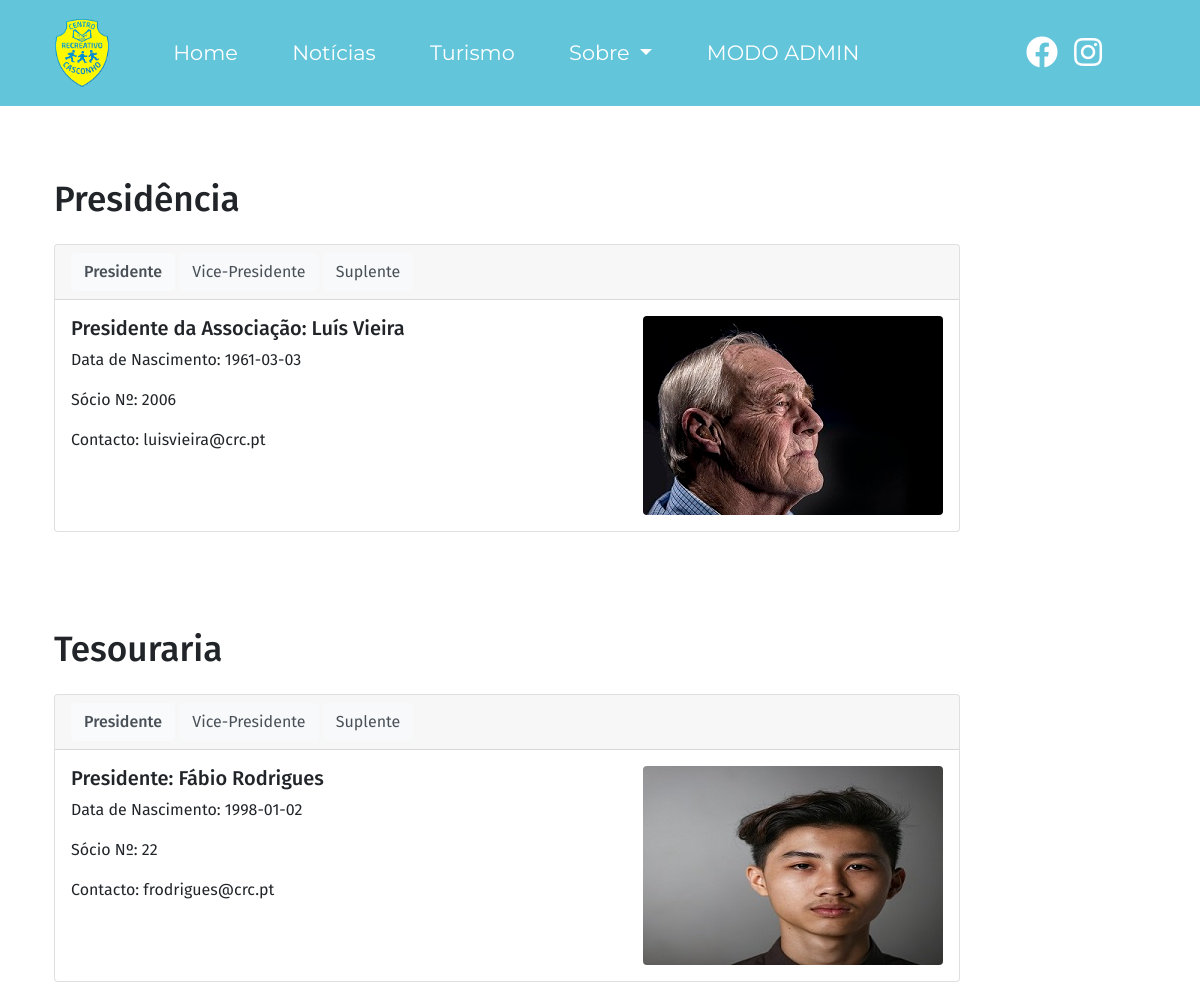
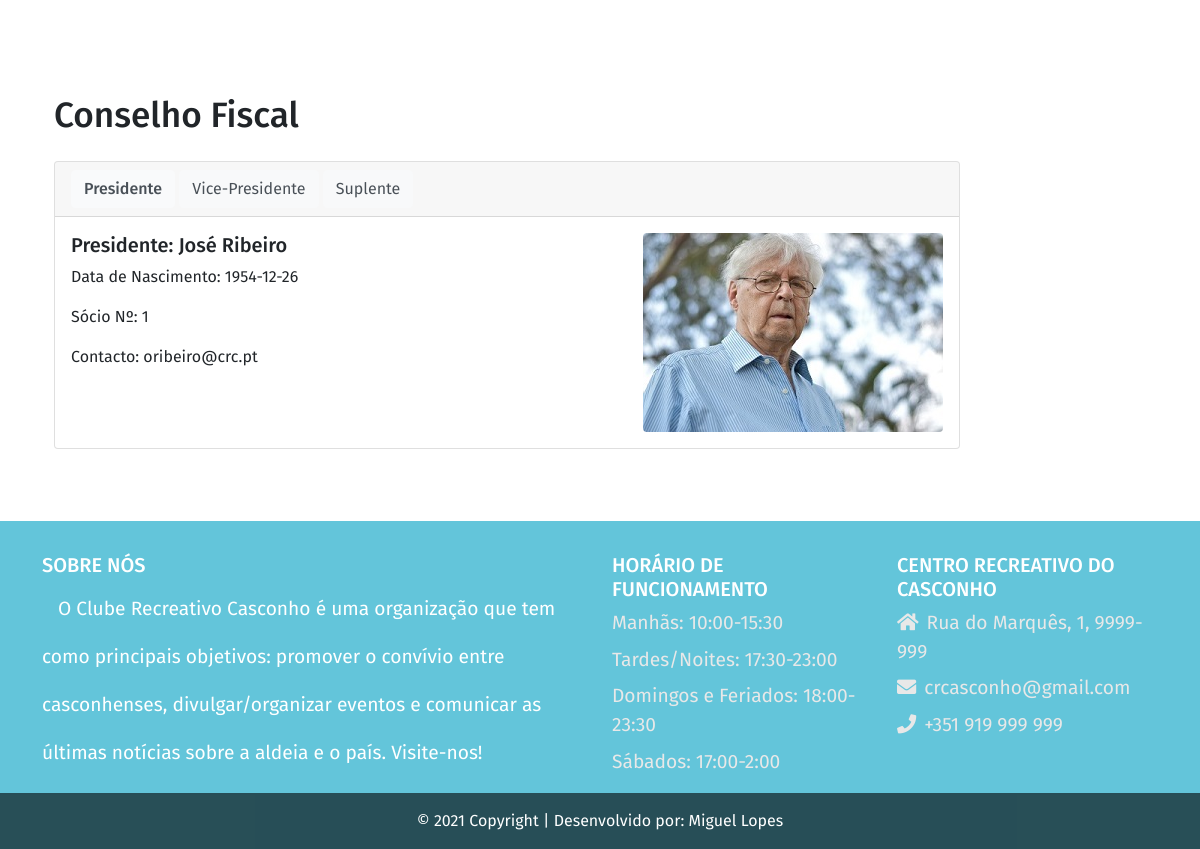
The page /membros.php on the database its author committed (2 pictures, top to bottom).
### tables this page shows
CREATE TABLE IF NOT EXISTS `funcao` (
  `id` int(11) NOT NULL AUTO_INCREMENT,
  `id_dept` int(11) NOT NULL,
  `nome_func` varchar(200) NOT NULL,
  `nome_pessoa` varchar(200) NOT NULL,
  `dataN` date NOT NULL,
  `socio` int(11) NOT NULL,
  `contact` varchar(200) NOT NULL,
  `img` varchar(100) NOT NULL,
  PRIMARY KEY (`id`)
);

### membros.php (the view, shortened to what this page needs)
<!DOCTYPE html>
<html>
<head>
  <link rel="stylesheet" href="css/bootstrap.min.css">
  <link rel="stylesheet" href="css/fontawesome.min.css">
  <link rel="stylesheet" href="css/crc.css">
</head>
<body>
<?php
require 'includes/menucrc.php';
require 'includes/connection.php';
?>
  <div class="container mt-5 p-4">
    <div class="title-cargo mb-4">
      <h2><span>Presidência</span></h2>
    </div>
    <div class="row">
      <div class="col-12 col-md-10 text-center text-md-left" id="tab-presidencia">
        <div class="card">
          <div class="card-header nav-tab">
            <button class="btn btn-light active" data-tab-target="#presidente">Presidente</button>
            <button class="btn btn-light" data-tab-target="#vice-presidente">Vice-Presidente</button>
            <button class="btn btn-light" data-tab-target="#suplentes">Suplente</button>
          </div>
          <div class="card-body">
            <div class="tab-content active" id="presidente">
<?php
$sql = 'SELECT * FROM funcao WHERE id_dept = 1 AND nome_func = "presidente"';
$sth = $dbh->prepare($sql);
$sth->execute();
$obj =$sth->FetchObject();
?>
              <img src="img/memb/<?=$obj->img?>" class="img-fluid float-sm-right mb-3 mb-md-0 rounded" alt="">
              <h5 class="card-title">Presidente da Associação: <?=$obj->nome_pessoa?></h5>
              <p class="card-text">Data de Nascimento: <?=$obj->dataN?></p>
              <p class="card-text">Sócio Nº: <?=$obj->socio?></p>
              <p class="card-text">Contacto: <?=$obj->contact?></p>
            </div>
          </div>
        </div>
      </div>
    </div>
  </div>
  <div class="container mt-5 p-4">
    <div class="title-cargo mb-4">
      <h2><span>Tesouraria</span></h2>
    </div>
    <div class="row">
      <div class="col-12 col-md-10 text-center text-md-left" id="tab-tesouraria">
        <div class="card">
          <div class="card-header nav-tab">
            <button class="btn btn-light active" data-tab-target="#tesouraria-presidente">Presidente</button>
            <button class="btn btn-light" data-tab-target="#tesouraria-vice-presidente">Vice-Presidente</button>
            <button class="btn btn-light" data-tab-target="#tesouraria-suplentes">Suplente</button>
          </div>
          <div class="card-body">
            <div class="tab-content active" id="tesouraria-presidente">
<?php
$sql = 'SELECT * FROM funcao WHERE id_dept = 2 AND nome_func = "presidente"';
$sth = $dbh->prepare($sql);
$sth->execute();
$obj =$sth->FetchObject();
?>
              <img src="img/memb/<?=$obj->img?>" class="img-fluid float-sm-right mb-3 mb-md-0 rounded" alt="">
              <h5 class="card-title">Presidente: <?=$obj->nome_pessoa?></h5>
              <p class="card-text">Data de Nascimento: <?=$obj->dataN?></p>
              <p class="card-text">Sócio Nº: <?=$obj->socio?></p>
              <p class="card-text">Contacto: <?=$obj->contact?></p>
            </div>
          </div>
        </div>
      </div>
    </div>
  </div>
  <div class="container mt-5 p-4">
    <div class="title-cargo mb-4">
      <h2><span>Conselho Fiscal</span></h2>
    </div>
    <div class="row">
      <div class="col-12 col-md-10 text-center text-md-left" id="tab-conselho-fiscal">
        <div class="card">
          <div class="card-header nav-tab">
            <button class="btn btn-light active" data-tab-target="#conselho-presidente">Presidente</button>
            <button class="btn btn-light" data-tab-target="#conselho-vice-presidente">Vice-Presidente</button>
            <button class="btn btn-light" data-tab-target="#conselho-suplentes">Suplente</button>
          </div>
          <div class="card-body">
            <div class="tab-content active" id="conselho-presidente">
<?php
$sql = 'SELECT * FROM funcao WHERE id_dept = 3 AND nome_func = "presidente"';
$sth = $dbh->prepare($sql);
$sth->execute();
$obj =$sth->FetchObject();
?>
              <img src="img/memb/<?=$obj->img?>" class="img-fluid float-sm-right mb-3 mb-md-0 rounded" alt="">
              <h5 class="card-title">Presidente: <?=$obj->nome_pessoa?></h5>
              <p class="card-text">Data de Nascimento: <?=$obj->dataN?></p>
              <p class="card-text">Sócio Nº: <?=$obj->socio?></p>
              <p class="card-text">Contacto: <?=$obj->contact?></p>
            </div>
          </div>
        </div>
      </div>
    </div>
  </div>
<?php require 'includes/footer.php'?>
</body>
</html>

### includes/menucrc.php (shortened to what this page needs)
<nav class="navbar navbar-expand-lg navbar-light navbar-transparente p-2 ">
    <div class="container ">
      <a href="index.php" class="navbar-brand mr-4">
        <img id="logo" src="img/logo.png">
      </a>
      <div class="collapse navbar-collapse" id="nav-principal">
        <ul class="navbar-nav">
          <li class="nav-item"><a href="index.php" class="nav-link">Home</a></li>
          <li class="nav-item"> <a href="noticias.php" class="nav-link">Notícias</a> </li>
          <li class="nav-item"> <a href="turismo.php" class="nav-link">Turismo</a> </li>
          <li class="nav-item dropdown"><a class="nav-link dropdown-toggle" href="#" id="navbarDropdown-s"
              data-toggle="dropdown" aria-haspopup="true" aria-expanded="false"> Sobre
            </a>
          </li>
<li class="nav-item"> <a href="admin/index.php" class="nav-link">MODO ADMIN</a> </li>
        </ul>
        <ul class="navbar-nav ml-auto d-md-flex d-sm-none mr-5">
          <a href="https://www.facebook.com/Centro-Recreativo-do-Casconho-826801951010324" class="nav-link"><i class="fab fa-facebook fa-2x"></i></a>
          <li>
            <a href="https://www.instagram.com/explore/locations/546633444/casconho-coimbra-portugal/" class="nav-link"><i class="fab fa-instagram fa-2x"></i></a>
        </ul>
      </div>
    </div>
  </nav>

### includes/footer.php
<footer class="page-footer pt-2 my-5" style="background-color: #63C5DA">
  <div class="container text-center text-md-left">
    <div class="row">
      <div class="col-md-6 mb-md-0">
        <h5 class="text-uppercase tit-footer mt-4 mb-2">Sobre Nós</h5>
        <p class="texto-footer" style="color:white">O Clube Recreativo Casconho é uma organização que tem como
          principais objetivos: promover o convívio entre casconhenses, divulgar/organizar eventos e comunicar as
          últimas notícias sobre a aldeia e o país. Visite-nos!</p>
      </div>
      <div class="col-md-3 mb-md-0 mb-3">
        <h5 class="text-uppercase tit-footer mt-4 mb-2">Horário de Funcionamento</h5>
        <ul class="list-unstyled lista-footer">
          <li class="mb-2">Manhãs: 10:00-15:30</li>
          <li class="mb-2">Tardes/Noites: 17:30-23:00</li>
          <li class="mb-2">Domingos e Feriados: 18:00-23:30</a>
          <li class="mb-2">Sábados: 17:00-2:00</a></li>
        </ul>
      </div>
      <div class="col-md-3 mb-md-0 mb-1">
        <h5 class="text-uppercase tit-footer mt-4 mb-2">Centro Recreativo do Casconho</h5>
        <ul class="list-unstyled lista-footer">
          <li class="mb-2"><i class="fas fa-home mr-2"></i>Rua do Marquês, 1, 9999-999</li>
          <li class="mb-2"><i class="fas fa-envelope mr-2"></i>crcasconho@gmail.com</li>
          <li class="mb-2"><i class="fas fa-phone mr-2"></i>+351 919 999 999</a></li>
        </ul>
      </div>
    </div>
  </div>
  <div class="footer-cp text-center py-3" style="background: rgba(0,0,0,0.6) ; color:white">© 2021 Copyright |
    Desenvolvido por: Miguel Lopes</div>
</footer>

### css/crc.css (style rules this page uses)
html, body { height: 100%; font-family: 'Fira Sans', 'Roboto', sans-serif; }
nav.navbar-transparente { padding: 2px 0px; background: #63C5DA; }
#logo { height: 5rem; }
.nav-item { font-size: 1.3rem; margin-left: 1.2rem; margin-right: 1.2rem; font-family: 'Montserrat', sans-serif; }
.navbar-light .navbar-nav .nav-link { color: white; }
.texto-footer { line-height: 3rem; font-size: 1.2rem; text-indent: 1rem; color: #E8E8E8; }
.tit-footer { color: white; }
.lista-footer { font-size: 1.2rem; color: #E8E8E8; }
.title-cargo h2 { width: 100%; font-size: 2.2rem; }
.tab-content { display: none; }
.tab-content.active { display: block; animation: fade 1s; }
.nav-tab .btn { color: #495057; }
.btn.active { font-weight: 500; }

### rows shown on the page
funcao: img (picture), nome_pessoa "Luís Vieira", dataN "1961-03-03", socio "2006", contact "luisvieira@crc.pt"
funcao: img (picture), nome_pessoa "Fábio Rodrigues", dataN "1998-01-02", socio "22", contact "frodrigues@crc.pt"
funcao: img (picture), nome_pessoa "José Ribeiro", dataN "1954-12-26", socio "1", contact "oribeiro@crc.pt"
